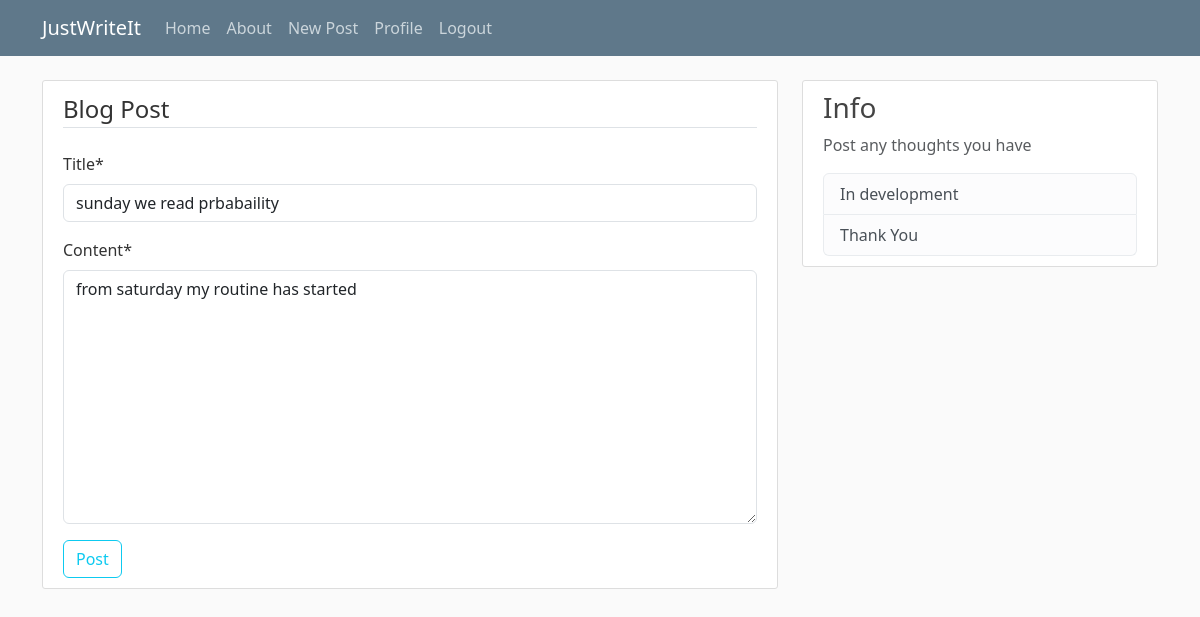
Page /post/6/update/ (signed in) on the committed database.
### blog/models.py (models this page shows, shortened)
class Post(models.Model):
    title = models.CharField(max_length = 100)
    content = models.TextField()
    date_posted = models.DateTimeField(default=timezone.now)
    author  = models.ForeignKey(User, on_delete=models.CASCADE)

### blog/views.py (the view, shortened to what this page needs)
# urls.py: path('post/<int:pk>/update/', PostUpdateView.as_view(), name='post-update'),
class PostUpdateView(LoginRequiredMixin,UpdateView):
    model = Post
    fields = ['title', 'content']

### blog/templates/blog/post_form.html (shortened to what this page needs)
{% extends "blog/base.html" %}
{% load crispy_forms_tags %}
{% block content%}
    <div class = "content-section">
        <form method="POST">
            <fieldset class = "form-group">
                <legend class = "border-bottom mb-4">Blog Post</legend>
                {{ form|crispy }}
            </fieldset>
            <div class = "form-group">
                <button class="btn btn-outline-info" type="submit">Post</button>
            </div>
        </form>
    </div>
{% endblock content%}

### blog/static/blog/main.css (style rules this page uses)
body { background: #fafafa; color: #333333; margin-top: 5rem; }
.content-section { background: #ffffff; padding: 10px 20px; border: 1px solid #dddddd; border-radius: 3px; margin-bottom: 20px; }

### rows in the picture
Post: title "sunday we read prbabaility", content "from saturday my routine has started"
